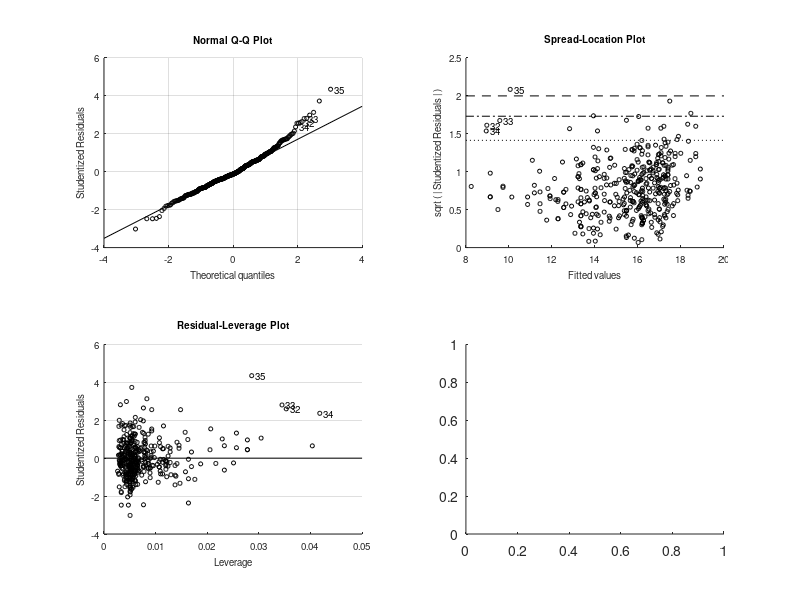

Source code (MATLAB): (Note: this script raises an error after producing the figure.)
%% Regression in MATLAB
%% 1. load in the data
load carbig

%% 2. Extract the predictors and response
X = [Horsepower, Displacement];
y = Acceleration;

%% 3. fit the linear regression model by 'fitlm'
mdl = fitlm(X,y);

%% 4. plot the result and R-square of regression model
plot(mdl)
mdl.Rsquared

%% 4. Predict the new car acceleration with known Horsepower: 100, Displacement: 1000
new_y = predict(mdl, [100, 1000]);

